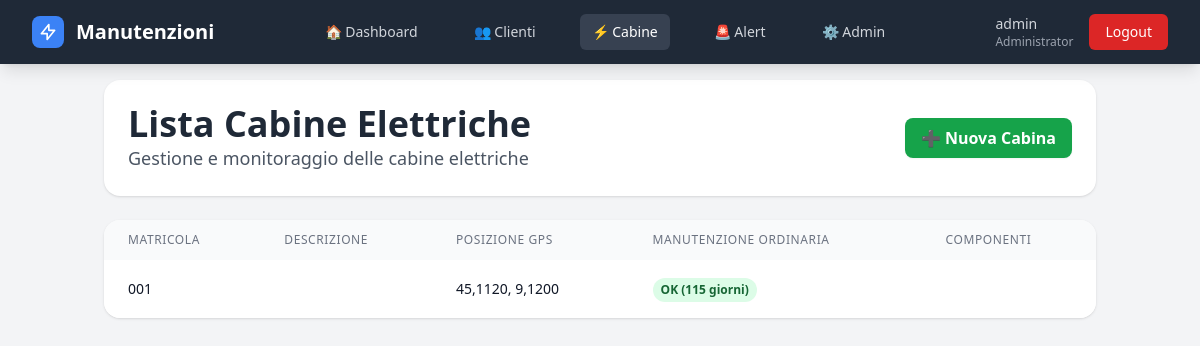
Screenshot of /cabine/ (signed in) with the database file from the repository.
### gestione/models.py (models this page shows, shortened)
class User(AbstractUser):
    RUOLI_CHOICES = [
        ('Administrator', 'Administrator'),
        ('Controlroom', 'Controlroom'),
        ('Operatore', 'Operatore'),
    ]
    ruolo = models.CharField(max_length=20, choices=RUOLI_CHOICES, default='Operatore')
    def is_administrator(self):
        return self.is_superuser or self.ruolo == 'Administrator'

class Cabina(models.Model):
    nome = models.CharField(max_length=200, verbose_name="Nome/Denominazione")
    matricola = models.CharField(max_length=50, unique=True, verbose_name="Matricola")
    cliente = models.ForeignKey(Cliente, on_delete=models.CASCADE, related_name='cabine', verbose_name="Cliente")
    fonte = models.CharField(max_length=50,blank=True,verbose_name="Fonte energetica")
    guardiania = models.CharField(max_length=100, blank=True, verbose_name="Guardiania")
    chiave = models.CharField(max_length=50, blank=True, verbose_name="N° Chiave")
    pod = models.CharField(max_length=50, blank=True, verbose_name="POD")
    telefono_guardiania = models.CharField(max_length=20, blank=True, verbose_name="Tel. Guardiania")
    latitudine = models.DecimalField(max_digits=10, decimal_places=8, null=True, blank=True, verbose_name="Latitudine")
    longitudine = models.DecimalField(max_digits=11, decimal_places=8, null=True, blank=True, verbose_name="Longitudine")
    attiva = models.BooleanField(default=True, verbose_name="Attiva")
    note = models.TextField(blank=True, verbose_name="Note")
    template_report = models.ForeignKey(
        'ReportTemplate',
        on_delete=models.SET_NULL,
        null=True,
        blank=True,
        related_name='cabine_assegnate',
        verbose_name="Template report"
    )
    def prossima_manutenzione_ordinaria(self):
        prossima = self.manutenzioni.filter(
            stato='programmata',
            tipo__in=['semestrale', 'annuale']
        ).order_by('data_programmata').first()
        return prossima.data_programmata if prossima else None
    def giorni_alla_manutenzione_ordinaria(self):
        prossima = self.prossima_manutenzione_ordinaria()
        if prossima:
            delta = prossima - timezone.now().date()
            return delta.days
        return None
    def stato_manutenzione_ordinaria(self):
        giorni = self.giorni_alla_manutenzione_ordinaria()
        if giorni is None:
            return 'nessuna_programmata'
        elif giorni < 0:
            return 'scaduta'
        elif giorni <= 30:
            return 'in_scadenza'
        else:
            return 'ok'
    class Meta:
        verbose_name = "Cabina"
        verbose_name_plural = "Cabine"
        ordering = ['matricola']

### gestione/views.py (the view, shortened to what this page needs)
# urls.py: path('cabine/', views.lista_cabine, name='lista_cabine'),
@login_required
def lista_cabine(request):
    cabine = Cabina.objects.filter(attiva=True).order_by('matricola')
    for cabina in cabine:
        cabina.stato_ordinaria = cabina.stato_manutenzione_ordinaria()
        cabina.giorni_ordinaria = cabina.giorni_alla_manutenzione_ordinaria()
        cabina.componenti_ok = 0
        cabina.componenti_scadenza = 0
        cabina.componenti_scaduti = 0
    return render(request, 'cabine/lista.html', {'cabine': cabine})

### gestione/context_processors.py (called while the page is built)
def alert_count(request):
    if not request.user.is_authenticated:
        return {'alert_count': 0}
    alert_cabine = 0
    for cabina in Cabina.objects.filter(attiva=True):
        stato = cabina.stato_manutenzione_ordinaria()
        if stato in ['scaduta', 'in_scadenza']:
            alert_cabine += 1
    alert_componenti = 0
    for componente in Componente.objects.filter(attivo=True):
        stato = componente.stato_manutenzione()
        if stato in ['scaduta', 'in_scadenza']:
            alert_componenti += 1
    total_alert = alert_cabine + alert_componenti
    return {
        'alert_count': total_alert,
        'alert_critici': alert_cabine,
        'alert_componenti': alert_componenti,
    }

### templates/cabine/lista.html (shortened to what this page needs)
{% extends 'base.html' %}
{% block content %}
<div class="max-w-xl md:max-w-5xl mx-auto px-4 pt-4 pb-24 md:pb-8">
  <section class="bg-white shadow rounded-2xl p-4 md:p-6 mb-4 md:mb-6">
    <div class="flex flex-col gap-3 sm:flex-row sm:items-center sm:justify-between">
      <div class="min-w-0">
        <h1 class="text-2xl md:text-4xl font-bold text-gray-800">Lista Cabine Elettriche</h1>
        <p class="text-gray-600 text-base md:text-lg">Gestione e monitoraggio delle cabine elettriche</p>
      </div>
      {% if user.is_administrator or user.is_controlroom %}
      <a href="{% url 'crea_cabina' %}"
         class="hidden md:inline-flex items-center gap-2 bg-green-600 hover:bg-green-700
                text-white font-semibold px-4 py-2 rounded-lg shadow-sm">
        ➕ Nuova Cabina
      </a>
      {% endif %}
    </div>
  </section>
  <section class="hidden md:block bg-white shadow rounded-2xl overflow-hidden">
    <div class="overflow-x-auto">
      <table class="min-w-full">
        <thead class="bg-gray-50">
          <tr>
            <th class="px-6 py-3 text-left text-xs font-medium text-gray-500 uppercase tracking-wider">Matricola</th>
            <th class="px-6 py-3 text-left text-xs font-medium text-gray-500 uppercase tracking-wider">Descrizione</th>
            <th class="px-6 py-3 text-left text-xs font-medium text-gray-500 uppercase tracking-wider">Posizione GPS</th>
            <th class="px-6 py-3 text-left text-xs font-medium text-gray-500 uppercase tracking-wider">Manutenzione Ordinaria</th>
            <th class="px-6 py-3 text-left text-xs font-medium text-gray-500 uppercase tracking-wider">Componenti</th>
          </tr>
        </thead>
        <tbody class="bg-white divide-y divide-gray-200">
          {% for cabina in cabine %}
          <tr class="hover:bg-gray-50 cursor-pointer" onclick="window.location='{% url 'dettaglio_cabina' cabina.matricola %}'">
            <td class="px-6 py-4 whitespace-nowrap">
              <div class="text-sm font-medium text-gray-900 break-all">{{ cabina.matricola }}</div>
            </td>
            <td class="px-6 py-4">
            </td>
            <td class="px-6 py-4 whitespace-nowrap">
              {% if cabina.latitudine and cabina.longitudine %}
                <div class="text-sm text-gray-900">{{ cabina.latitudine|floatformat:4 }}, {{ cabina.longitudine|floatformat:4 }}</div>
              {% else %}
                <span class="text-gray-400">Non disponibile</span>
              {% endif %}
            </td>
            <td class="px-6 py-4 whitespace-nowrap">
              {% if cabina.stato_ordinaria == 'scaduta' %}
                <span class="inline-flex px-2 py-1 text-xs font-semibold rounded-full bg-red-100 text-red-800">
                  Scaduta ({{ cabina.giorni_ordinaria }} giorni)
                </span>
              {% elif cabina.stato_ordinaria == 'in_scadenza' %}
                <span class="inline-flex px-2 py-1 text-xs font-semibold rounded-full bg-yellow-100 text-yellow-800">
                  In scadenza ({{ cabina.giorni_ordinaria }} giorni)
                </span>
              {% elif cabina.stato_ordinaria == 'ok' %}
                <span class="inline-flex px-2 py-1 text-xs font-semibold rounded-full bg-green-100 text-green-800">
                  OK ({{ cabina.giorni_ordinaria }} giorni)
                </span>
              {% else %}
                <span class="inline-flex px-2 py-1 text-xs font-semibold rounded-full bg-gray-100 text-gray-800">
                  Non programmata
                </span>
              {% endif %}
            </td>
            <td class="px-6 py-4 whitespace-nowrap">
            </td>
          </tr>
          {% empty %}
          <tr>
            <td colspan="6" class="px-6 py-4 text-center text-gray-500">Nessuna cabina trovata</td>
          </tr>
          {% endfor %}
        </tbody>
      </table>
    </div>
  </section>
</div>
{% endblock %}

### templates/base.html (shortened to what this page needs)
<!DOCTYPE html>
<html lang="it">
<head>
    <script src="https://cdn.tailwindcss.com"></script>
</head>
<body class="bg-gray-100 min-h-screen">
    {% if user.is_authenticated %}
    <nav class="bg-primary shadow-lg fixed w-full top-0 z-50">
        <div class="max-w-7xl mx-auto px-4 sm:px-6 lg:px-8">
            <div class="flex justify-between h-16">
                <div class="flex items-center">
                    <div class="flex-shrink-0">
                        <a href="{% url 'dashboard' %}" class="flex items-center">
                            <div class="w-8 h-8 bg-blue-500 rounded-lg flex items-center justify-center mr-3">
                                <svg class="w-5 h-5 text-white" fill="none" stroke="currentColor" viewBox="0 0 24 24">
                                    <path stroke-linecap="round" stroke-linejoin="round" stroke-width="2"
                                        d="M13 10V3L4 14h7v7l9-11h-7z"></path>
                                </svg>
                            </div>
                            <span class="text-white text-xl font-bold">Manutenzioni</span>
                        </a>
                    </div>
                </div>
                <div class="hidden md:flex items-center space-x-8">
                    <a href="{% url 'dashboard' %}"
                        class="text-gray-300 hover:text-white px-3 py-2 rounded-md text-sm font-medium transition-colors
                              {% if request.resolver_match.url_name == 'dashboard' %}bg-secondary text-white{% endif %}">
                        🏠 Dashboard
                    </a>
                    <a href="{% url 'lista_clienti' %}" class="text-gray-300 hover:text-white px-3 py-2 rounded-md text-sm font-medium transition-colors
                              {% if 'clienti' in request.resolver_match.url_name %}bg-secondary text-white{% endif %}">
                        👥 Clienti
                    </a>
                    <a href="{% url 'lista_cabine' %}" class="text-gray-300 hover:text-white px-3 py-2 rounded-md text-sm font-medium transition-colors
                              {% if 'cabine' in request.resolver_match.url_name %}bg-secondary text-white{% endif %}">
                        ⚡ Cabine
                    </a>
                    <a href="{% url 'lista_alert' %}" class="text-gray-300 hover:text-white px-3 py-2 rounded-md text-sm font-medium transition-colors relative
          {% if request.resolver_match.url_name == 'lista_alert' %}bg-secondary text-white{% endif %}">
                        🚨 Alert
                    </a>
                    {% if user.is_administrator %}
                    <a href="/admin/"
                        class="text-gray-300 hover:text-white px-3 py-2 rounded-md text-sm font-medium transition-colors">
                        ⚙️ Admin
                    </a>
                    {% endif %}
                </div>
                <div class="hidden md:flex items-center space-x-4">
                    <div class="text-gray-300 text-sm">
                        <span class="font-medium">{{ user.get_full_name|default:user.username }}</span>
                        <span class="text-xs block text-gray-400">
                            {% if user.is_administrator %}Administrator
                            {% elif user.is_controlroom %}Control Room
                            {% elif user.is_operatore %}Operatore
                            {% endif %}
                        </span>
                    </div>
                    <a href="{% url 'logout' %}"
                        class="bg-red-600 hover:bg-red-700 text-white px-4 py-2 rounded-md text-sm font-medium transition-colors">
                        Logout
                    </a>
                </div>
            </div>
        </div>
    </nav>
    {% endif %}
    <main class="{% if user.is_authenticated %}pt-16{% endif %}">
        {% block content %}
        {% endblock %}
    </main>
</body>
</html>

### rows the page displays
User: get_full_name "admin"
Cabina: matricola "001", latitudine "45,1120", longitudine "9,1200", giorni_ordinaria "115"
